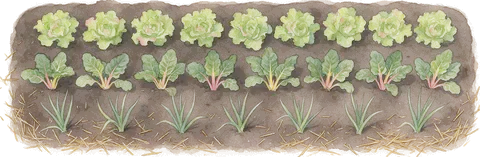
#> input picture app/frontend/components/site/timelapse/paint/bed.webp, 480 x 157 px, given in place of big.png, which was not available
$ python timelapse_sprites.py ../app/frontend/components/site/timelapse/paint/bed.webp
#> lines starting #> are read from the running program, lines starting #| are printed output that depends on the picture; pictures that were not available may be replaced by others from this repository, and a replacement may not be noted
#!/usr/bin/env python3
"""Builds the home page time-lapse's watercolour sprites from painted sheets.

The sheets were generated with Magnific (Seedream 5 Pro, a Semisto watercolour
as style reference): 3 x 2 grids of crowns seen from above on white paper. Each
cell is cut out, its white paper turned into transparency (colour-to-alpha, so
the washes stay translucent like real watercolour) and packed into one atlas.

    python3 script/timelapse_sprites.py SHEETS_DIR

SHEETS_DIR holds big.png, fruit.png, shrub.png, pond.png, house.png, bed.png and
meadow.png for the trees, and the sheets of SMALL_GRID for the understorey, the
hedge and the animals. Writes atlas.webp, small.webp, house.webp, bed.webp and
meadow.webp into app/frontend/components/site/timelapse/paint/.
Needs Pillow and numpy.
"""
import sys
from pathlib import Path

import numpy as np
from PIL import Image, ImageDraw, ImageFilter

CELL = 288
SMALL_CELL = 160
# Sprites whose white is paint (blossom, flowers, plumage), kept opaque inside.
SOLID = {"fruit_blossom", "fraisier", "fraisier_2", "hirondelle", "pigeon", "buse", "geai", "chardonneret", "merle"}
OUT = Path(__file__).resolve().parent.parent / "app/frontend/components/site/timelapse/paint"

# Atlas order: must match SPRITES in app/frontend/components/site/timelapse/paint.ts.
GRID = [
    ("big", ["noyer", "noyer_autumn", "tree_bare", "chataignier", "chataignier_autumn", "aulne"]),
    ("fruit", ["fruit", "fruit_blossom", "pommier_fruit", "poirier_fruit", "cerisier_fruit", "fruit_autumn"]),
    ("shrub", ["noisetier", "noisetier_autumn", "small_bare", "cassis", "cassis_fruit", "shrub_bare"]),
]

# The second, smaller atlas: (sheet, columns, rows, {cell index: sprite name}).
# Order must match SMALL_SPRITES in paint.ts.
SMALL_GRID = [
    ("berry", 3, 2, {0: "groseillier", 1: "framboisier", 2: "sureau", 3: "groseillier_maq", 4: "rosier", 5: "argousier"}),
    ("berry_fruit", 3, 2, {0: "groseillier_fruit", 1: "framboisier_fruit", 2: "sureau_fruit", 3: "groseillier_maq_fruit", 4: "rosier_fruit", 5: "argousier_fruit"}),
    ("herbs", 3, 2, {0: "consoude", 1: "rhubarbe", 2: "fraisier", 3: "melisse", 4: "ciboulette", 5: "bugle"}),
    ("herbs2", 3, 2, {2: "fraisier_2", 3: "melisse_2", 5: "bugle_2"}),
    ("litter", 3, 2, {0: "litter_1", 1: "litter_2", 2: "litter_3", 3: "litter_4", 5: "litter_5"}),
    ("litter2", 3, 2, {4: "litter_6"}),
    ("hedge", 3, 2, {0: "aubepine", 1: "prunellier", 2: "erable", 3: "cornouiller", 4: "houx", 5: "eglantier"}),
    ("hedge2", 3, 2, {0: "aubepine_2", 3: "cornouiller_2", 4: "houx_2"}),
    ("fish", 3, 1, {0: "gardon", 1: "poisson_rouge"}),
    ("birds", 3, 2, {0: "hirondelle", 1: "merle", 2: "pigeon", 3: "buse", 4: "geai", 5: "chardonneret"}),
]


def to_alpha(rgb: np.ndarray) -> np.ndarray:
    """White paper becomes transparent; darker washes keep their colour and translucency."""
    paper = np.percentile(rgb.reshape(-1, 3), 99, axis=0).clip(200, 255)
    dark = 1 - rgb / paper
    a = dark.max(axis=2).clip(0, 1)
    a = ((a - 0.035) / 0.965).clip(0, 1)
    a = (a * 1.7).clip(0, 1) ** 0.85
    safe = np.where(a > 0, a, 1)[..., None]
    col = (rgb - (1 - a[..., None]) * paper) / safe
    col = np.where(a[..., None] > 0, col, 0).clip(0, 255)
    return np.dstack([col, a * 255]).astype(np.uint8)


def bounds(alpha: np.ndarray):
    """Box of the painted content, ignoring stray specks of paper texture."""
    ink = alpha > 60
    cols = np.nonzero(ink.sum(axis=0) > ink.shape[0] * 0.015)[0]
    rows = np.nonzero(ink.sum(axis=1) > ink.shape[1] * 0.015)[0]
    return cols.min(), cols.max(), rows.min(), rows.max()


def fill_holes(rgba: np.ndarray, rgb: np.ndarray) -> np.ndarray:
    """White flowers are paint, not paper: inside the crown, near-white stays opaque."""
    a = rgba[..., 3]
    m = Image.fromarray(((a > 20) * 255).astype(np.uint8))
    m = m.filter(ImageFilter.MaxFilter(9)).filter(ImageFilter.MinFilter(9))
    ImageDraw.floodfill(m, (0, 0), 128)
    inside = np.asarray(m) == 255
    out = rgba.copy()
    out[inside, :3] = rgb[inside].astype(np.uint8)
    out[inside, 3] = np.maximum(a[inside], 235)
    return out


def cut(img: Image.Image, box, solid=False, cell=CELL) -> Image.Image:
    """A square sprite centred on the painted content of one cell."""
    rgb = np.asarray(img.crop(box).convert("RGB"), dtype=np.float64)
    rgba = to_alpha(rgb)
    if solid:
        rgba = fill_holes(rgba, rgb)
    x0, x1, y0, y1 = bounds(rgba[..., 3])
    side = int(max(x1 - x0, y1 - y0) * 1.04)
    cx, cy = (x0 + x1) // 2, (y0 + y1) // 2
    sprite = Image.fromarray(rgba, "RGBA").crop((cx - side // 2, cy - side // 2, cx + side // 2, cy + side // 2))
    return sprite.resize((cell, cell), Image.LANCZOS)


def pack(sprites, cell: int, cols: int) -> Image.Image:
    rows = -(-len(sprites) // cols)
    atlas = Image.new("RGBA", (cols * cell, rows * cell), (0, 0, 0, 0))
    for i, s in enumerate(sprites):
        atlas.paste(s, ((i % cols) * cell, (i // cols) * cell))
    return atlas


def cut_rect(img: Image.Image, width: int) -> Image.Image:
    """A sprite cropped to its painted content, keeping its proportions."""
    rgba = to_alpha(np.asarray(img.convert("RGB"), dtype=np.float64))
    x0, x1, y0, y1 = bounds(rgba[..., 3])
    sprite = Image.fromarray(rgba, "RGBA").crop((x0, y0, x1 + 1, y1 + 1))
    return sprite.resize((width, round(sprite.height * width / sprite.width)), Image.LANCZOS)


def main(src: Path):
    sprites = []
    for sheet, names in GRID:
        img = Image.open(src / f"{sheet}.png")
#> img is the input picture: PIL image 480x157 RGBA; mean R, G, B, A 136.8, 126, 93.6, 187.6
        w, h = img.size
#> w = 480; h = 157
        for i, _ in enumerate(names):
            c, r = i % 3, i // 3
            box = (c * w // 3, r * h // 2, (c + 1) * w // 3, (r + 1) * h // 2)
            sprites.append(cut(img, box, solid=names[i] in SOLID))
#> this loop made 6 passes
#> (y1 in cut, cy in cut) on passes 1 to 6: (77, 38), (77, 38), (77, 38), (78, 39), (78, 39), (78, 39)
#> pass 1, in cut, `rgb = np.asarray(img.crop(box).convert("RGB"), dtype=np.float64)`:
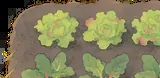
#> rgb: shape (78, 160, 3) float64; mean R, G, B 130.4, 126.7, 90.2
#> pass 1, in to_alpha, `dark = 1 - rgb / paper`:
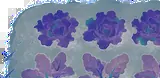
#> dark: shape (78, 160, 3) float64; mean R, G, B 0.354, 0.388, 0.549; drawn with min black and max white
#> pass 1, in to_alpha, `a = dark.max(axis=2).clip(0, 1)`:
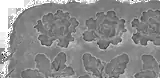
#> a: shape (78, 160) float64; min 0, max 1, mean 0.55
#> after the loop, sprites = 6 items
#> pass 2 of the loop in main, `for sheet, names in GRID:`:
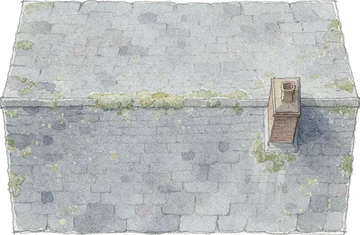
#> input picture app/frontend/components/site/timelapse/paint/house.webp, 360 x 235 px, given in place of fruit.png, which was not available
#> in main, img is the input picture: PIL image 360x235 RGBA; mean R, G, B, A 107.1, 115, 113.3, 122.2
#> the loop in main, `for i, _ in enumerate(names):` made 6 passes
#> y1 in cut on passes 1 to 6: 116, 116, 116, 117, 117, 117
#> pass 1, in cut (call 7), `rgb = np.asarray(img.crop(box).convert("RGB"), dtype=np.float64)`:
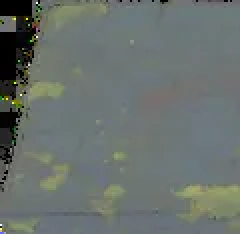
#> rgb: shape (117, 120, 3) float64 (shown 2 times larger); mean R, G, B 105.6, 113.3, 109.4
#> pass 1, in to_alpha (call 7), `a = dark.max(axis=2).clip(0, 1)`:
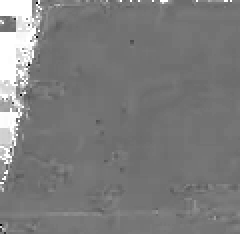
#> a: shape (117, 120) float64 (shown 2 times larger); min 0, max 1, mean 0.488
#> after the loop in main, `for i, _ in enumerate(names):`: sprites = 12 items
#> (the run stopped early here; a loop or call above may not have finished)
